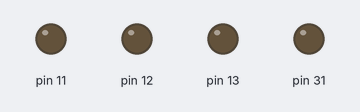
Simulated run of this sketch. Board: Arduino Mega 2560, built with avr-gcc and run on an emulated ATmega2560. On the bench: output pins drawn as LEDs (lit = HIGH).

Above: at 0.1 s.
At 8.5 s:
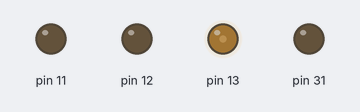
At 16.82 s:
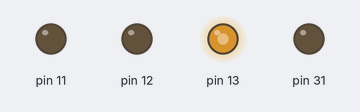
At 39.78 s:
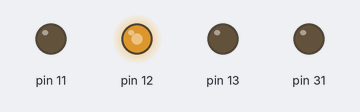
Timing chart, 0 to 40.0 s (numbered marks = the images above):
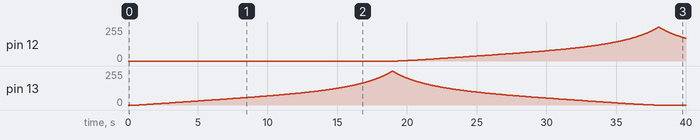

The sketch:

myki_16_bit_fade.ino
```cpp
// (licence header left out)
#include "math.h"
#define DEG_TO_RAD(X) (M_PI*(X)/180)

#define steptime 1
#define saturation 1
#define WHITE OCR1A
#define BLUE OCR1B
#define GREEN OCR1C
#define RED OCR3A
#define hue_increment 0.01

int whitevalue;

struct HSI {
  float h;
  float s;
  float i;
} color;

void setup()  {
  // This section of setup ignores Arduino conventions because
  // they are too confusing to follow. Instead, I am figuring
  // this out directly from the datasheet for the ATmega32u4.

  // Pin Setup
  // Change the data direction on B5, B6, and B7 to
  // output without overwriting the directions of B0-4.
  // B5/OC1A is WHITE, B6/OC1B is BLUE, and B7/OC1C is GREEN.
  // These correspond to pins 9, 10, and 11 on an Arduino Leonardo.

  DDRB |= (1<<7)|(1<<6)|(1<<5);

  // PWM Setup Stuff
  // TCCR1A is the Timer/Counter 1 Control Register A.
  // TCCR1A[7:6] = COM1A[1:0] (Compare Output Mode for Channel A)
  // TCCR1A[5:4] = COM1B[1:0] (Compare Output Mode for Channel B)
  // TCCR1A[3:2] = COM1C[1:0] (Compare Output Mode for Channel C)
  // COM1x[1:0] = 0b10 (Clear OC1x on compare match. Set at TOP)
  // TCCR1A[1:0] = WGM1[1:0] (Waveform Generation Mode for Timer 1 LSB)
  // TCCR1B[4:3] = WGM1[3:2] (Waveform Generation Mode for Timer 1 MSB)
  // WGM[3:0] = 0b1110 (Mode 14)
  // Mode 14 - Fast PWM, TOP=ICR1, Update OCR1x at TOP, TOVn Flag on TOP
  // So, ICR1 is the source for TOP.

  // Clock Stuff
  // TCCR1B[2:0] = CS1[2:0] (Clock Select for Timer 1)
  // CS1[2:0] = 001 (No Prescaler)

  // Unimportant Stuff
  // TCCR1B7 = ICNC1 (Input Capture Noise Canceler - Disable with 0)
  // TCCR1B6 = ICES1 (Input Capture Edge Select - Disable with 0)
  // TCCR1B5 = Reserved

  // And put it all together and... tada!
  TCCR1A = 0b10101010;
  TCCR1B = 0b00011001;

  // Writes 0xFFFF to the ICR1 register. THIS IS THE SOURCE FOR TOP.
  // This defines our maximum count before resetting the output pins
  // and resetting the timer. 0xFFFF means 16-bit resolution.

  ICR1 = 0xFFFF;

  // Similarly for Red, set the OC3A/PC6 pin to output.
  // This corresponds to Pin 5 on an Arduino Leonardo.

  DDRC |= (1<<6);

  // In this case, TCCR3A is our control setup register, and it matches
  // TCCR1A in layout. We're only using Channel A (the others aren't
  // accessible anyway), so we can leave Channel B and C to 00. The
  // logic of WGM3[3:0] is identical, so we can leave that unchanged.
  // Similarly, TCCR3B has the same logic, so can be left unchanged.

  TCCR3A = 0b10000010;
  TCCR3B = 0b00011001;

  // And finally, we need to set ICR3 as the source for TOP in the Fast PWM.

  ICR3 = 0xFFFF;

  // Example of setting 16-bit PWM value.

  // Initial RGB values.
  RED = 0x0000;
  GREEN = 0x0000;
  BLUE = 0x0000;
  WHITE = 0x0000;

  color.h = 0;
  color.s = saturation;
  color.i = 0;

  // Initial color = off, hue of red fully saturated.
  while (color.i < 1) {
    sendcolor();
    color.i = color.i + 0.001; // Increase Intensity
    updatehue();
    updatesaturation();
    delay (steptime);
  }
}

void updatehue() {
  color.h = color.h + hue_increment;
}

void updatesaturation() {
  color.s = saturation;
}

void sendcolor() {
  int rgbw[4];
  while (color.h >=360) color.h = color.h - 360;
  while (color.h < 0) color.h = color.h + 360;
  if (color.i > 1) color.i = 1;
  if (color.i < 0) color.i = 0;
  if (color.s > 1) color.s = 1;
  if (color.s < 0) color.s = 0;
  // Fix ranges (somewhat redundantly).
  hsi2rgbw(color.h, color.s, color.i, rgbw);
  RED = rgbw[0];
  GREEN = rgbw[1];
  BLUE = rgbw[2];
  WHITE = rgbw[3];
}

void loop()  {
  sendcolor();
  updatehue();
  updatesaturation();
  delay (steptime);
}

void hsi2rgbw(float H, float S, float I, int* rgbw) {
  float r, g, b, w;
  float cos_h, cos_1047_h;
  H = fmod(H,360); // cycle H around to 0-360 degrees
  H = 3.14159*H/(float)180; // Convert to radians.
  S = S>0?(S<1?S:1):0; // clamp S and I to interval [0,1]
  I = I>0?(I<1?I:1):0;

  // This section is modified by the addition of white so that it assumes
  // fully saturated colors, and then scales with white to lower saturation.
  //
  // Next, scale appropriately the pure color by mixing with the white channel.
  // Saturation is defined as "the ratio of colorfulness to brightness" so we will
  // do this by a simple ratio wherein the color values are scaled down by (1-S)
  // while the white LED is placed at S.

  // This will maintain constant brightness because in HSI, R+B+G = I. Thus,
  // S*(R+B+G) = S*I. If we add to this (1-S)*I, where I is the total intensity,
  // the sum intensity stays constant while the ratio of colorfulness to brightness
  // goes down by S linearly relative to total Intensity, which is constant.

  if(H < 2.09439) {
    cos_h = cos(H);
    cos_1047_h = cos(1.047196667-H);
    r = S*I/3*(1+cos_h/cos_1047_h);
    g = S*I/3*(1+(1-cos_h/cos_1047_h));
    b = 0;
    w = (1-S)*I;
  } else if(H < 4.188787) {
    H = H - 2.09439;
    cos_h = cos(H);
    cos_1047_h = cos(1.047196667-H);
    g = S*I/3*(1+cos_h/cos_1047_h);
    b = S*I/3*(1+(1-cos_h/cos_1047_h));
    r = 0;
    w = (1-S)*I;
  } else {
    H = H - 4.188787;
    cos_h = cos(H);
    cos_1047_h = cos(1.047196667-H);
    b = S*I/3*(1+cos_h/cos_1047_h);
    r = S*I/3*(1+(1-cos_h/cos_1047_h));
    g = 0;
    w = (1-S)*I;
  }

  // Mapping Function from rgbw = [0:1] onto their respective ranges.
  // For standard use, this would be [0:1]->[0:0xFFFF] for instance.

  // Here instead I am going to try a parabolic map followed by scaling.
  rgbw[0]=0xFFFF*r*r;
  rgbw[1]=0xFFFF*g*g;
  rgbw[2]=0xFFFF*b*b;
  rgbw[3]=0xFFFF*w*w;
}
```

Measured:
- by itself, pin 12: rises from 0/255 to 255/255 in 18.7 s, then falls to 170/255 in 2.0 s
- by itself, pin 13: rises from 1/255 to 255/255 in 17.9 s, then falls to 0/255 in 18.7 s
